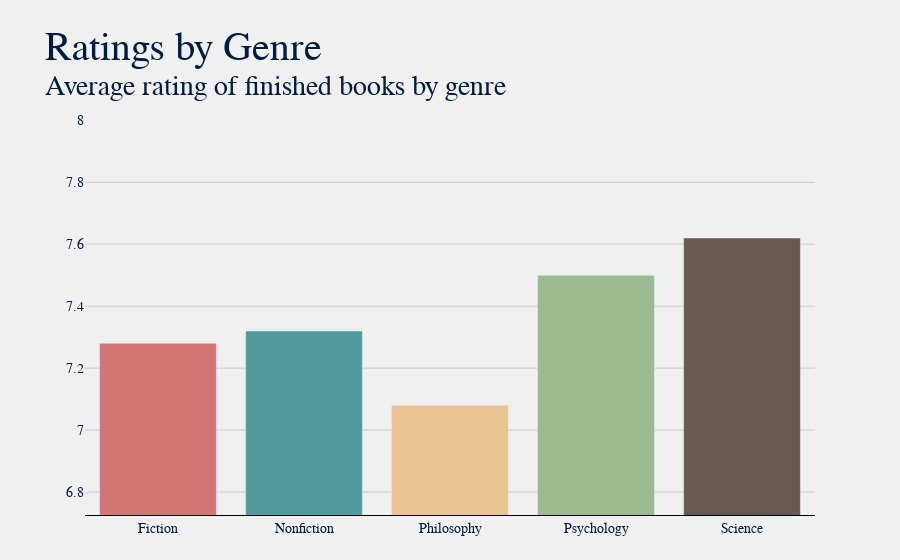

The cell this chart's notebook holds for it:
### Markdown cell above
### Ratings

### Code cell
dfr = df.groupby('Genre')['Rating'].mean().reset_index().round(2)
title = "Ratings by Genre"
sub = f"Average rating of finished books by genre"
plot.gen_bar_graph(dfr, 'Genre', title, sub, avg=True)

### Figure 1 — Plotly figure (JSON) as saved in the notebook; plotly's stock layout.template omitted (floating-point values rounded to 4 significant figures)
{"data": [{"hovertemplate": "<b>%{x}</b>: %{y}", "marker": {"color": ["#d27575", "#529b9c", "#eac392", "#9cba8f", "#675a55", "#d27575", "#529b9c", "#eac392", "#9cba8f", "#675a55", "#d27575", "#529b9c", "#eac392", "#9cba8f", "#675a55", "#d27575", "#529b9c", "#eac392", "#9cba8f", "#675a55", "#d27575", "#529b9c", "#eac392", "#9cba8f", "#675a55"]}, "name": "", "type": "bar", "x": ["Fiction", "Nonfiction", "Philosophy", "Psychology", "Science"], "y": [7.28, 7.32, 7.08, 7.5, 7.62]}], "layout": {"autosize": true, "barmode": "group", "font": {"color": "#001c40", "family": "Baskerville", "size": 14}, "margin": {"b": 45, "l": 85, "r": 85, "t": 120}, "paper_bgcolor": "#f0f0f0", "plot_bgcolor": "#f0f0f0", "title": {"font": {"color": "#001c40", "family": "Baskerville, Bold", "size": 40}, "text": "Ratings by Genre<br><sup>Average rating of finished books by genre"}, "xaxis": {"autorange": true, "gridcolor": "#cbcbcb", "linecolor": "black", "range": [-0.5, 4.5], "showgrid": false, "showline": true, "title": {}, "type": "category"}, "yaxis": {"gridcolor": "#cbcbcb", "linecolor": "black", "range": [6.726, 8.001], "showgrid": true, "showline": false, "showticklabels": true, "title": {}, "type": "linear"}}}
